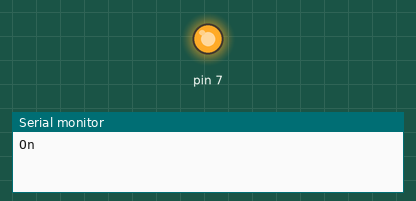
Simulated run of this sketch. Board: Arduino Uno, built with avr-gcc and run on an emulated ATmega328P. Shown: output pins drawn as LEDs (lit = HIGH), the last lines printed to the serial monitor.

Above: at 1.0 s.
At 3.0 s:
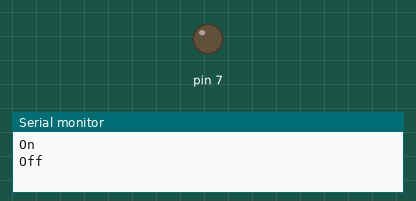
Timing chart, 0 to 5.2 s (numbered marks = the images above):
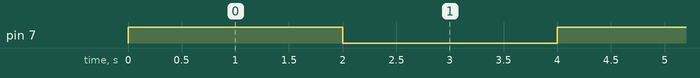

The sketch:

relay_example.ino
```cpp
void setup() {
  // put your setup code here, to run once:
  pinMode(7, OUTPUT);
  Serial.begin(9600);
}

void loop() {
  // put your main code here, to run repeatedly:
  digitalWrite(7, HIGH);
  Serial.print("On\n");
  delay(2000);
  digitalWrite(7, LOW);
  Serial.print("Off\n");
  delay(2000);

}
```

Measured:
- by itself, pin 7: alternates HIGH for 2.0 s and LOW for 2.0 s
